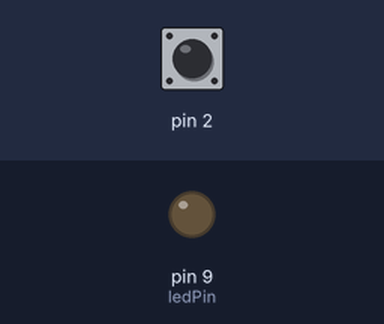
The sketch below on a simulated Arduino Uno, built with avr-gcc and run on an emulated ATmega328P. Parts: output pins drawn as LEDs (lit = HIGH). The test bench sets the inputs (shaded band); at power-on: pin 2 HIGH.

Above: at 1.2 s.
1.3 s: pin 2 pulled LOW for 0.15 s
At 1.4 s:
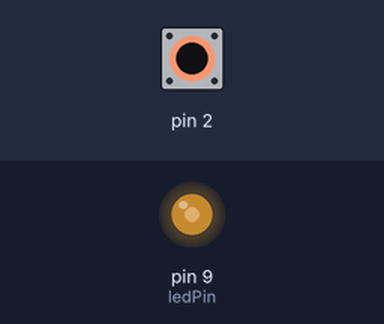
3.0 s: pin 2 pulled LOW for 1 s
At 4.9 s:
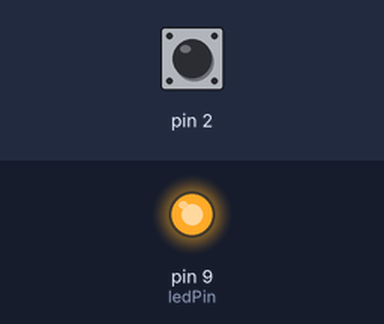
5.5 s: pin 2 pulled LOW for 0.15 s
At 5.67 s:
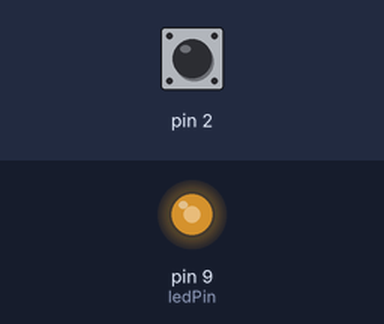
7.2 s: pin 2 pulled LOW for 3.2 s
At 8.5 s:
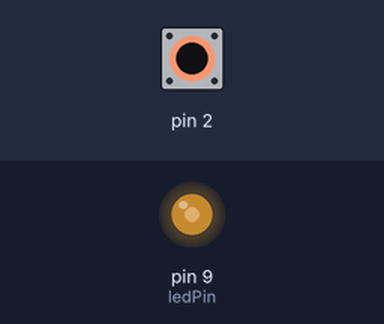
Timing chart, 0 to 11.9 s (numbered marks = the images above; inputs shaded):
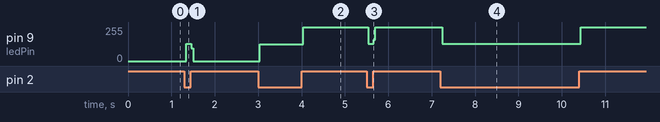

Measured:
- after the input at 1.3 s, pin 9 (ledPin): 0/255 → 128/255 at once, → 0/255 0.12 s later
- after the input at 3.0 s, pin 9 (ledPin): 0/255 → 127/255 at once, → 255/255 1.0 s later
- after the input at 5.5 s, pin 9 (ledPin): 255/255 → 128/255 at once, → 255/255 0.12 s later
- after the input at 7.2 s, pin 9 (ledPin): 255/255 → 128/255 at once, → 255/255 3.2 s later

The sketch:

sketch_oct6a.ino
```cpp
bool pushButton1;
bool State;
int ledPin = 9;

void setup() {
  // put your setup code here, to run once:
  pinMode(2,INPUT_PULLUP);
  pinMode(ledPin,OUTPUT);

}

void loop() {
  // put your main code here, to run repeatedly:
  pushButton1 = digitalRead(2);
  State = digitalRead(ledPin);

  if(!pushButton1 && State==LOW){
    digitalWrite(ledPin,HIGH);


  }else if(!pushButton1 && State==HIGH){
    digitalWrite(ledPin,LOW);
  }


}
```
